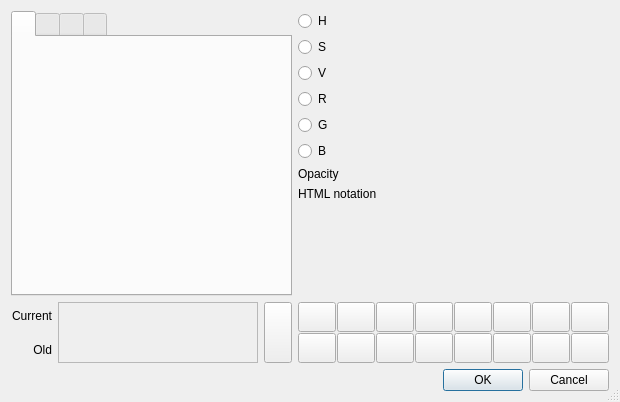
<?xml version="1.0" encoding="UTF-8"?>
<ui version="4.0">
 <class>QgsColorDialogBase</class>
 <widget class="QDialog" name="QgsColorDialogBase">
  <property name="geometry">
   <rect>
    <x>0</x>
    <y>0</y>
    <width>620</width>
    <height>402</height>
   </rect>
  </property>
  <property name="windowTitle">
   <string>Color picker</string>
  </property>
  <property name="sizeGripEnabled">
   <bool>true</bool>
  </property>
  <layout class="QVBoxLayout" name="verticalLayout_2">
   <item>
    <layout class="QGridLayout" name="mGridLayout" rowstretch="1,0" columnstretch="1,0">
     <property name="horizontalSpacing">
      <number>6</number>
     </property>
     <item row="0" column="1">
      <layout class="QVBoxLayout" name="verticalLayout">
       <item>
        <layout class="QHBoxLayout" name="horizontalLayout_4">
         <item>
          <widget class="QRadioButton" name="mHueRadio">
           <property name="text">
            <string>H</string>
           </property>
          </widget>
         </item>
         <item>
          <widget class="QgsColorSliderWidget" name="mHueSlider" native="true"/>
         </item>
        </layout>
       </item>
       <item>
        <layout class="QHBoxLayout" name="horizontalLayout_5">
         <item>
          <widget class="QRadioButton" name="mSaturationRadio">
           <property name="text">
            <string>S</string>
           </property>
          </widget>
         </item>
         <item>
          <widget class="QgsColorSliderWidget" name="mSaturationSlider" native="true"/>
         </item>
        </layout>
       </item>
       <item>
        <layout class="QHBoxLayout" name="horizontalLayout_6">
         <item>
          <widget class="QRadioButton" name="mValueRadio">
           <property name="text">
            <string>V</string>
           </property>
          </widget>
         </item>
         <item>
          <widget class="QgsColorSliderWidget" name="mValueSlider" native="true"/>
         </item>
        </layout>
       </item>
       <item>
        <layout class="QHBoxLayout" name="horizontalLayout">
         <item>
          <widget class="QRadioButton" name="mRedRadio">
           <property name="text">
            <string>R</string>
           </property>
          </widget>
         </item>
         <item>
          <widget class="QgsColorSliderWidget" name="mRedSlider" native="true"/>
         </item>
        </layout>
       </item>
       <item>
        <layout class="QHBoxLayout" name="horizontalLayout_2">
         <item>
          <widget class="QRadioButton" name="mGreenRadio">
           <property name="text">
            <string>G</string>
           </property>
          </widget>
         </item>
         <item>
          <widget class="QgsColorSliderWidget" name="mGreenSlider" native="true"/>
         </item>
        </layout>
       </item>
       <item>
        <layout class="QHBoxLayout" name="horizontalLayout_3">
         <item>
          <widget class="QRadioButton" name="mBlueRadio">
           <property name="text">
            <string>B</string>
           </property>
          </widget>
         </item>
         <item>
          <widget class="QgsColorSliderWidget" name="mBlueSlider" native="true"/>
         </item>
        </layout>
       </item>
       <item>
        <layout class="QHBoxLayout" name="mAlphaLayout">
         <item>
          <widget class="QLabel" name="mAlphaLabel">
           <property name="text">
            <string>Opacity</string>
           </property>
          </widget>
         </item>
         <item>
          <widget class="QgsColorSliderWidget" name="mAlphaSlider" native="true"/>
         </item>
        </layout>
       </item>
       <item>
        <layout class="QHBoxLayout" name="horizontalLayout_8">
         <item>
          <widget class="QLabel" name="label">
           <property name="text">
            <string>HTML notation</string>
           </property>
          </widget>
         </item>
         <item>
          <widget class="QgsColorTextWidget" name="mColorText" native="true"/>
         </item>
        </layout>
       </item>
       <item>
        <spacer name="verticalSpacer">
         <property name="orientation">
          <enum>Qt::Vertical</enum>
         </property>
         <property name="sizeHint" stdset="0">
          <size>
           <width>20</width>
           <height>40</height>
          </size>
         </property>
        </spacer>
       </item>
      </layout>
     </item>
     <item row="1" column="1">
      <layout class="QGridLayout" name="gridLayout_4">
       <property name="spacing">
        <number>1</number>
       </property>
       <item row="1" column="0">
        <widget class="QgsColorButtonV2" name="mSwatchButton9">
         <property name="minimumSize">
          <size>
           <width>38</width>
           <height>30</height>
          </size>
         </property>
         <property name="maximumSize">
          <size>
           <width>38</width>
           <height>30</height>
          </size>
         </property>
         <property name="text">
          <string/>
         </property>
        </widget>
       </item>
       <item row="1" column="2">
        <widget class="QgsColorButtonV2" name="mSwatchButton11">
         <property name="minimumSize">
          <size>
           <width>38</width>
           <height>30</height>
          </size>
         </property>
         <property name="maximumSize">
          <size>
           <width>38</width>
           <height>30</height>
          </size>
         </property>
         <property name="text">
          <string/>
         </property>
        </widget>
       </item>
       <item row="1" column="3">
        <widget class="QgsColorButtonV2" name="mSwatchButton12">
         <property name="minimumSize">
          <size>
           <width>38</width>
           <height>30</height>
          </size>
         </property>
         <property name="maximumSize">
          <size>
           <width>38</width>
           <height>30</height>
          </size>
         </property>
         <property name="text">
          <string/>
         </property>
        </widget>
       </item>
       <item row="0" column="4">
        <widget class="QgsColorButtonV2" name="mSwatchButton5">
         <property name="minimumSize">
          <size>
           <width>38</width>
           <height>30</height>
          </size>
         </property>
         <property name="maximumSize">
          <size>
           <width>38</width>
           <height>30</height>
          </size>
         </property>
         <property name="text">
          <string/>
         </property>
        </widget>
       </item>
       <item row="0" column="1">
        <widget class="QgsColorButtonV2" name="mSwatchButton2">
         <property name="minimumSize">
          <size>
           <width>38</width>
           <height>30</height>
          </size>
         </property>
         <property name="maximumSize">
          <size>
           <width>38</width>
           <height>30</height>
          </size>
         </property>
         <property name="text">
          <string/>
         </property>
        </widget>
       </item>
       <item row="0" column="2">
        <widget class="QgsColorButtonV2" name="mSwatchButton3">
         <property name="minimumSize">
          <size>
           <width>38</width>
           <height>30</height>
          </size>
         </property>
         <property name="maximumSize">
          <size>
           <width>38</width>
           <height>30</height>
          </size>
         </property>
         <property name="text">
          <string/>
         </property>
        </widget>
       </item>
       <item row="0" column="0">
        <widget class="QgsColorButtonV2" name="mSwatchButton1">
         <property name="minimumSize">
          <size>
           <width>38</width>
           <height>30</height>
          </size>
         </property>
         <property name="maximumSize">
          <size>
           <width>38</width>
           <height>30</height>
          </size>
         </property>
         <property name="text">
          <string/>
         </property>
        </widget>
       </item>
       <item row="1" column="4">
        <widget class="QgsColorButtonV2" name="mSwatchButton13">
         <property name="minimumSize">
          <size>
           <width>38</width>
           <height>30</height>
          </size>
         </property>
         <property name="maximumSize">
          <size>
           <width>38</width>
           <height>30</height>
          </size>
         </property>
         <property name="text">
          <string/>
         </property>
        </widget>
       </item>
       <item row="0" column="5">
        <widget class="QgsColorButtonV2" name="mSwatchButton6">
         <property name="minimumSize">
          <size>
           <width>38</width>
           <height>30</height>
          </size>
         </property>
         <property name="maximumSize">
          <size>
           <width>38</width>
           <height>30</height>
          </size>
         </property>
         <property name="text">
          <string/>
         </property>
        </widget>
       </item>
       <item row="0" column="6">
        <widget class="QgsColorButtonV2" name="mSwatchButton7">
         <property name="minimumSize">
          <size>
           <width>38</width>
           <height>30</height>
          </size>
         </property>
         <property name="maximumSize">
          <size>
           <width>38</width>
           <height>30</height>
          </size>
         </property>
         <property name="text">
          <string/>
         </property>
        </widget>
       </item>
       <item row="1" column="5">
        <widget class="QgsColorButtonV2" name="mSwatchButton14">
         <property name="minimumSize">
          <size>
           <width>38</width>
           <height>30</height>
          </size>
         </property>
         <property name="maximumSize">
          <size>
           <width>38</width>
           <height>30</height>
          </size>
         </property>
         <property name="text">
          <string/>
         </property>
        </widget>
       </item>
       <item row="1" column="6">
        <widget class="QgsColorButtonV2" name="mSwatchButton15">
         <property name="minimumSize">
          <size>
           <width>38</width>
           <height>30</height>
          </size>
         </property>
         <property name="maximumSize">
          <size>
           <width>38</width>
           <height>30</height>
          </size>
         </property>
         <property name="text">
          <string/>
         </property>
        </widget>
       </item>
       <item row="0" column="7">
        <widget class="QgsColorButtonV2" name="mSwatchButton8">
         <property name="minimumSize">
          <size>
           <width>38</width>
           <height>30</height>
          </size>
         </property>
         <property name="maximumSize">
          <size>
           <width>38</width>
           <height>30</height>
          </size>
         </property>
         <property name="text">
          <string/>
         </property>
        </widget>
       </item>
       <item row="1" column="7">
        <widget class="QgsColorButtonV2" name="mSwatchButton16">
         <property name="minimumSize">
          <size>
           <width>38</width>
           <height>30</height>
          </size>
         </property>
         <property name="maximumSize">
          <size>
           <width>38</width>
           <height>30</height>
          </size>
         </property>
         <property name="text">
          <string/>
         </property>
        </widget>
       </item>
       <item row="0" column="3">
        <widget class="QgsColorButtonV2" name="mSwatchButton4">
         <property name="minimumSize">
          <size>
           <width>38</width>
           <height>30</height>
          </size>
         </property>
         <property name="maximumSize">
          <size>
           <width>38</width>
           <height>30</height>
          </size>
         </property>
         <property name="text">
          <string/>
         </property>
        </widget>
       </item>
       <item row="1" column="1">
        <widget class="QgsColorButtonV2" name="mSwatchButton10">
         <property name="minimumSize">
          <size>
           <width>38</width>
           <height>30</height>
          </size>
         </property>
         <property name="maximumSize">
          <size>
           <width>38</width>
           <height>30</height>
          </size>
         </property>
         <property name="text">
          <string/>
         </property>
        </widget>
       </item>
      </layout>
     </item>
     <item row="0" column="0">
      <widget class="QTabWidget" name="mTabWidget">
       <property name="currentIndex">
        <number>0</number>
       </property>
       <property name="iconSize">
        <size>
         <width>16</width>
         <height>16</height>
        </size>
       </property>
       <widget class="QWidget" name="iconColorBox">
        <attribute name="icon">
         <iconset resource="../../images/images.qrc">
          <normaloff>:/images/themes/default/mIconColorBox.svg</normaloff>:/images/themes/default/mIconColorBox.svg</iconset>
        </attribute>
        <attribute name="title">
         <string/>
        </attribute>
        <attribute name="toolTip">
         <string>Color ramp</string>
        </attribute>
        <layout class="QHBoxLayout" name="horizontalLayout_9">
         <item>
          <widget class="QgsColorBox" name="mColorBox" native="true"/>
         </item>
         <item>
          <widget class="QgsColorRampWidget" name="mVerticalRamp" native="true"/>
         </item>
        </layout>
       </widget>
       <widget class="QWidget" name="widget">
        <attribute name="icon">
         <iconset resource="../../images/images.qrc">
          <normaloff>:/images/themes/default/mIconColorWheel.svg</normaloff>:/images/themes/default/mIconColorWheel.svg</iconset>
        </attribute>
        <attribute name="title">
         <string/>
        </attribute>
        <attribute name="toolTip">
         <string>Color wheel</string>
        </attribute>
        <layout class="QHBoxLayout" name="horizontalLayout_10">
         <item>
          <widget class="QgsColorWheel" name="mColorWheel" native="true"/>
         </item>
        </layout>
       </widget>
       <widget class="QWidget" name="tab">
        <attribute name="icon">
         <iconset resource="../../images/images.qrc">
          <normaloff>:/images/themes/default/mIconColorSwatches.svg</normaloff>:/images/themes/default/mIconColorSwatches.svg</iconset>
        </attribute>
        <attribute name="title">
         <string/>
        </attribute>
        <attribute name="toolTip">
         <string>Color swatches</string>
        </attribute>
        <layout class="QVBoxLayout" name="verticalLayout_3" stretch="0,1,0">
         <property name="spacing">
          <number>2</number>
         </property>
         <item>
          <layout class="QHBoxLayout" name="horizontalLayout_7">
           <property name="spacing">
            <number>1</number>
           </property>
           <item>
            <widget class="QComboBox" name="mSchemeComboBox"/>
           </item>
           <item>
            <widget class="QToolButton" name="mSchemeToolButton">
             <property name="text">
              <string>...</string>
             </property>
             <property name="popupMode">
              <enum>QToolButton::InstantPopup</enum>
             </property>
            </widget>
           </item>
          </layout>
         </item>
         <item>
          <widget class="QgsColorSchemeList" name="mSchemeList" native="true"/>
         </item>
         <item>
          <layout class="QHBoxLayout" name="horizontalLayout_11">
           <property name="spacing">
            <number>1</number>
           </property>
           <item>
            <spacer name="horizontalSpacer">
             <property name="orientation">
              <enum>Qt::Horizontal</enum>
             </property>
             <property name="sizeHint" stdset="0">
              <size>
               <width>40</width>
               <height>20</height>
              </size>
             </property>
            </spacer>
           </item>
           <item>
            <widget class="QPushButton" name="mAddColorToSchemeButton">
             <property name="text">
              <string/>
             </property>
             <property name="icon">
              <iconset resource="../../images/images.qrc">
               <normaloff>:/images/themes/default/mActionSignPlus.png</normaloff>:/images/themes/default/mActionSignPlus.png</iconset>
             </property>
            </widget>
           </item>
           <item>
            <widget class="QPushButton" name="mRemoveColorsFromSchemeButton">
             <property name="text">
              <string/>
             </property>
             <property name="icon">
              <iconset resource="../../images/images.qrc">
               <normaloff>:/images/themes/default/mActionSignMinus.png</normaloff>:/images/themes/default/mActionSignMinus.png</iconset>
             </property>
            </widget>
           </item>
          </layout>
         </item>
        </layout>
       </widget>
       <widget class="QWidget" name="tab_2">
        <attribute name="icon">
         <iconset resource="../../images/images.qrc">
          <normaloff>:/images/themes/default/mIconColorPicker.svg</normaloff>:/images/themes/default/mIconColorPicker.svg</iconset>
        </attribute>
        <attribute name="title">
         <string/>
        </attribute>
        <attribute name="toolTip">
         <string>Color picker</string>
        </attribute>
        <layout class="QVBoxLayout" name="verticalLayout_4">
         <item>
          <layout class="QHBoxLayout" name="horizontalLayout_12">
           <item>
            <widget class="QLabel" name="label_2">
             <property name="text">
              <string>Sample average radius</string>
             </property>
            </widget>
           </item>
           <item>
            <widget class="QSpinBox" name="mSpinBoxRadius">
             <property name="suffix">
              <string> px</string>
             </property>
             <property name="minimum">
              <number>1</number>
             </property>
             <property name="maximum">
              <number>100</number>
             </property>
            </widget>
           </item>
          </layout>
         </item>
         <item>
          <widget class="QPushButton" name="mSampleButton">
           <property name="text">
            <string>Sample color</string>
           </property>
          </widget>
         </item>
         <item>
          <widget class="QLabel" name="label_4">
           <property name="text">
            <string>&lt;i&gt;Press space to sample a color from under the mouse cursor&lt;/i&gt;</string>
           </property>
           <property name="textFormat">
            <enum>Qt::AutoText</enum>
           </property>
           <property name="wordWrap">
            <bool>true</bool>
           </property>
          </widget>
         </item>
         <item>
          <widget class="QFrame" name="frame">
           <property name="frameShape">
            <enum>QFrame::StyledPanel</enum>
           </property>
           <property name="frameShadow">
            <enum>QFrame::Raised</enum>
           </property>
           <layout class="QVBoxLayout" name="verticalLayout_5">
            <property name="margin">
             <number>1</number>
            </property>
            <item>
             <widget class="QgsColorPreviewWidget" name="mSamplePreview" native="true">
              <property name="minimumSize">
               <size>
                <width>0</width>
                <height>40</height>
               </size>
              </property>
             </widget>
            </item>
           </layout>
          </widget>
         </item>
         <item>
          <spacer name="verticalSpacer_2">
           <property name="orientation">
            <enum>Qt::Vertical</enum>
           </property>
           <property name="sizeHint" stdset="0">
            <size>
             <width>20</width>
             <height>40</height>
            </size>
           </property>
          </spacer>
         </item>
        </layout>
       </widget>
      </widget>
     </item>
     <item row="1" column="0">
      <layout class="QGridLayout" name="gridLayout" columnstretch="0,1,0">
       <item row="0" column="0">
        <widget class="QLabel" name="label_3">
         <property name="text">
          <string>Current</string>
         </property>
         <property name="alignment">
          <set>Qt::AlignRight|Qt::AlignTrailing|Qt::AlignVCenter</set>
         </property>
        </widget>
       </item>
       <item row="1" column="0">
        <widget class="QLabel" name="mOldColorLabel">
         <property name="text">
          <string>Old</string>
         </property>
         <property name="alignment">
          <set>Qt::AlignRight|Qt::AlignTrailing|Qt::AlignVCenter</set>
         </property>
        </widget>
       </item>
       <item row="0" column="2" rowspan="2">
        <widget class="QPushButton" name="mAddCustomColorButton">
         <property name="sizePolicy">
          <sizepolicy hsizetype="Minimum" vsizetype="Expanding">
           <horstretch>0</horstretch>
           <verstretch>0</verstretch>
          </sizepolicy>
         </property>
         <property name="minimumSize">
          <size>
           <width>28</width>
           <height>0</height>
          </size>
         </property>
         <property name="maximumSize">
          <size>
           <width>28</width>
           <height>16777215</height>
          </size>
         </property>
         <property name="text">
          <string/>
         </property>
         <property name="icon">
          <iconset resource="../../images/images.qrc">
           <normaloff>:/images/themes/default/mActionAtlasNext.svg</normaloff>:/images/themes/default/mActionAtlasNext.svg</iconset>
         </property>
         <property name="iconSize">
          <size>
           <width>24</width>
           <height>24</height>
          </size>
         </property>
        </widget>
       </item>
       <item row="0" column="1" rowspan="2">
        <widget class="QFrame" name="frame_2">
         <property name="frameShape">
          <enum>QFrame::StyledPanel</enum>
         </property>
         <property name="frameShadow">
          <enum>QFrame::Raised</enum>
         </property>
         <layout class="QHBoxLayout" name="horizontalLayout_13">
          <property name="margin">
           <number>1</number>
          </property>
          <item>
           <widget class="QgsColorPreviewWidget" name="mColorPreview" native="true">
            <property name="minimumSize">
             <size>
              <width>0</width>
              <height>40</height>
             </size>
            </property>
           </widget>
          </item>
         </layout>
        </widget>
       </item>
      </layout>
     </item>
    </layout>
   </item>
   <item>
    <widget class="QDialogButtonBox" name="mButtonBox">
     <property name="orientation">
      <enum>Qt::Horizontal</enum>
     </property>
     <property name="standardButtons">
      <set>QDialogButtonBox::Cancel|QDialogButtonBox::Ok</set>
     </property>
    </widget>
   </item>
  </layout>
  <action name="mActionImportColors">
   <property name="text">
    <string>Import Colors...</string>
   </property>
   <property name="toolTip">
    <string>Import colors from file</string>
   </property>
  </action>
  <action name="mActionExportColors">
   <property name="text">
    <string>Export Colors...</string>
   </property>
   <property name="toolTip">
    <string>Export colors to file</string>
   </property>
  </action>
  <action name="mActionPasteColors">
   <property name="text">
    <string>Paste Colors</string>
   </property>
   <property name="toolTip">
    <string>Paste colors from clipboard</string>
   </property>
  </action>
  <action name="mActionImportPalette">
   <property name="text">
    <string>Import Palette...</string>
   </property>
   <property name="toolTip">
    <string>Import palette from file</string>
   </property>
  </action>
  <action name="mActionRemovePalette">
   <property name="text">
    <string>Remove Palette</string>
   </property>
   <property name="toolTip">
    <string>Remove current palette</string>
   </property>
  </action>
  <action name="mActionNewPalette">
   <property name="text">
    <string>New Palette...</string>
   </property>
   <property name="toolTip">
    <string>Create a new palette</string>
   </property>
  </action>
 </widget>
 <customwidgets>
  <customwidget>
   <class>QgsColorBox</class>
   <extends>QWidget</extends>
   <header location="global">qgscolorwidgets.h</header>
   <container>1</container>
  </customwidget>
  <customwidget>
   <class>QgsColorRampWidget</class>
   <extends>QWidget</extends>
   <header location="global">qgscolorwidgets.h</header>
   <container>1</container>
  </customwidget>
  <customwidget>
   <class>QgsColorWheel</class>
   <extends>QWidget</extends>
   <header location="global">qgscolorwidgets.h</header>
   <container>1</container>
  </customwidget>
  <customwidget>
   <class>QgsColorSliderWidget</class>
   <extends>QWidget</extends>
   <header location="global">qgscolorwidgets.h</header>
   <container>1</container>
  </customwidget>
  <customwidget>
   <class>QgsColorTextWidget</class>
   <extends>QWidget</extends>
   <header location="global">qgscolorwidgets.h</header>
   <container>1</container>
  </customwidget>
  <customwidget>
   <class>QgsColorPreviewWidget</class>
   <extends>QWidget</extends>
   <header location="global">qgscolorwidgets.h</header>
   <container>1</container>
  </customwidget>
  <customwidget>
   <class>QgsColorSchemeList</class>
   <extends>QWidget</extends>
   <header location="global">qgscolorschemelist.h</header>
   <container>1</container>
  </customwidget>
  <customwidget>
   <class>QgsColorButtonV2</class>
   <extends>QToolButton</extends>
   <header location="global">qgscolorbuttonv2.h</header>
   <container>1</container>
  </customwidget>
 </customwidgets>
 <resources>
  <include location="../../images/images.qrc"/>
 </resources>
 <connections/>
</ui>
